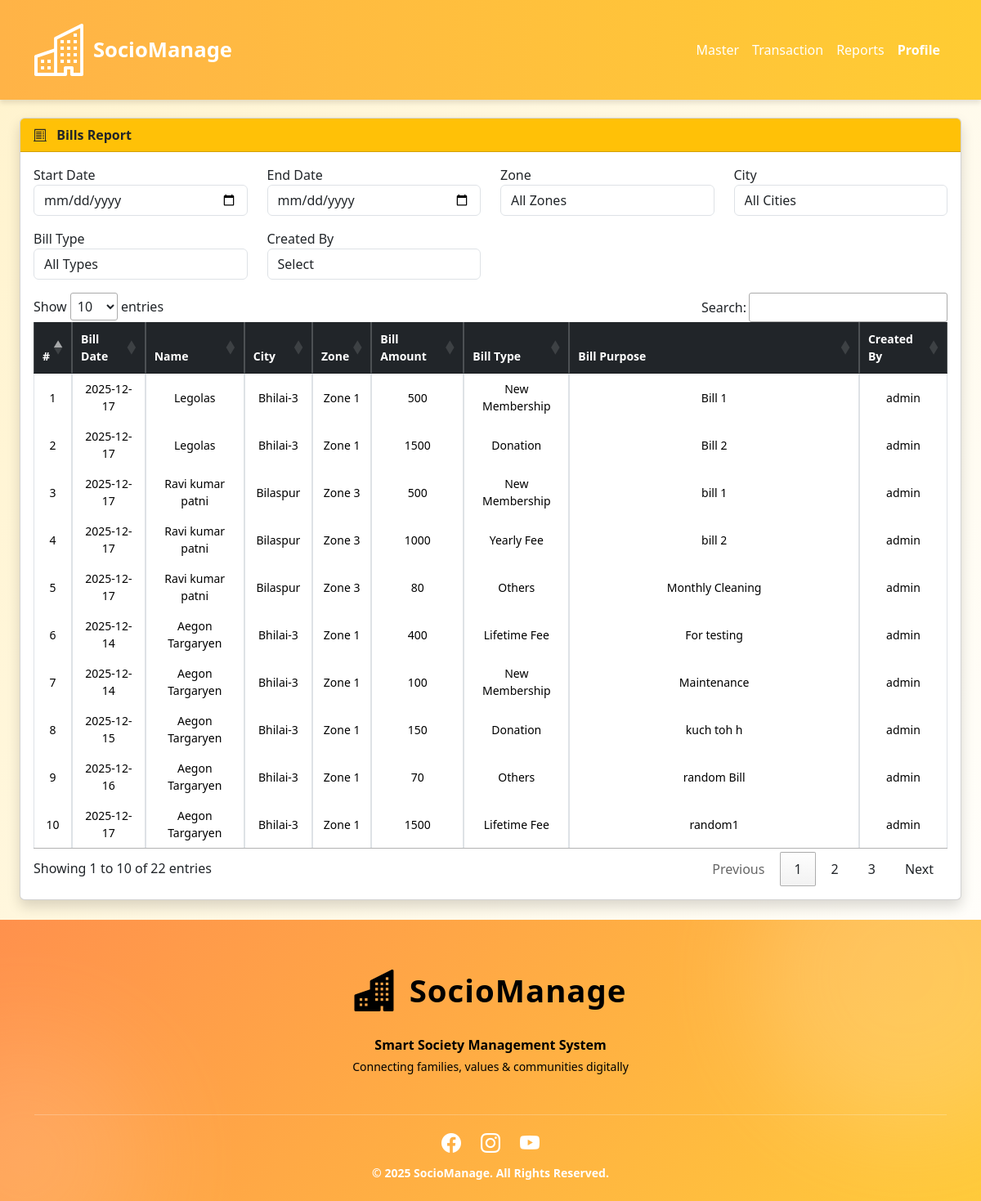
/reportBill.php (signed in), run on the app's committed database.
### tables this page shows
CREATE TABLE IF NOT EXISTS `sens_members` (
  `member_id` int NOT NULL AUTO_INCREMENT,
  `user_id` int NOT NULL,
  `zone_id` int NOT NULL,
  `city_id` int NOT NULL,
  `plan_id` int NOT NULL,
  `gender` varchar(20) NOT NULL,
  `dob` date NOT NULL,
  `membership_start` date DEFAULT NULL,
  `membership_end` date DEFAULT NULL,
  `phone` text NOT NULL,
  `address` text,
  `photo` varchar(255) DEFAULT 'default.png',
  `created_at` timestamp NULL DEFAULT CURRENT_TIMESTAMP,
  `fullname` text NOT NULL,
  `balance_amount` float NOT NULL,
  `created_by` varchar(100) DEFAULT NULL,
  `business` text NOT NULL,
  `education` text NOT NULL,
  `mstatus` int NOT NULL DEFAULT '1',
  PRIMARY KEY (`member_id`),
  KEY `user_id` (`user_id`),
  KEY `zone_id` (`zone_id`),
  KEY `city_id` (`city_id`),
  KEY `plan_id` (`plan_id`)
);

CREATE TABLE IF NOT EXISTS `sens_bills` (
  `bill_id` int NOT NULL AUTO_INCREMENT,
  `member_id` int NOT NULL,
  `bill_date` datetime NOT NULL,
  `bill_amount` int NOT NULL,
  `bill_purpose` text NOT NULL,
  `created_by` varchar(20) NOT NULL,
  `bill_type` varchar(20) NOT NULL,
  `bdate` datetime NOT NULL,
  PRIMARY KEY (`bill_id`)
);

CREATE TABLE IF NOT EXISTS `sens_cities` (
  `city_id` int NOT NULL AUTO_INCREMENT,
  `zone_id` int NOT NULL,
  `city_name` varchar(100) NOT NULL,
  `cstatus` int NOT NULL DEFAULT '1',
  `created_by` varchar(20) NOT NULL,
  PRIMARY KEY (`city_id`),
  KEY `zone_id` (`zone_id`)
);

CREATE TABLE IF NOT EXISTS `sens_zones` (
  `zone_id` int NOT NULL AUTO_INCREMENT,
  `zone_name` varchar(100) NOT NULL,
  `zstatus` int NOT NULL DEFAULT '1',
  `created_by` varchar(100) DEFAULT NULL,
  PRIMARY KEY (`zone_id`),
  UNIQUE KEY `name` (`zone_name`)
);

### reportBill.php (the view, shortened to what this page needs)
<?php
if(isset($_SESSION["uname"]) && $_SESSION["utype"]=='admin')
{
include("header.php");
include("connectdb.php");
?>
<main>
<div class="d-flex flex-column flex-lg-row">
    <div class="flex-grow-1 p-4">
        <div class="card shadow">
            <div class="card-header bg-warning fw-bold text-dark d-flex justify-content-between align-items-center">
                <span><i class="bi bi-receipt-cutoff me-2"></i> Bills Report</span>
            </div>
<div class="card-body">
    <div class="table-responsive mobile-table">
      <div class="row mb-3">
    <div class="col-md-3">
        <label>Start Date</label>
        <input type="date" id="startDate" class="form-control">
    </div>
    <div class="col-md-3">
        <label>End Date</label>
        <input type="date" id="endDate" class="form-control">
    </div>
    <div class="col-md-3">
        <label>Zone</label>
        <select id="filterZone" class="form-control">
            <option value="">All Zones</option>
        </select>
    </div>
    <div class="col-md-3">
        <label>City</label>
        <select id="filterCity" class="form-control">
            <option value="">All Cities</option>
        </select>
    </div>
<div class="col-md-3 mt-3">
    <label>Bill Type</label>
    <select id="filterType" class="form-control">
        <option value="">All Types</option>
    </select>
</div>
 <div class="col-md-3 mt-3">
        <label>Created By</label>
        <select id="createBill" class="form-control">
            <option value="">Select</option>
        </select>
    </div>
</div>
                <table class="table table-bordered table-hover align-middle text-center w-100" id="myBTable">
                    <thead class="table-dark">
                        <tr>
                            <th>#</th>
                            <th>Bill Date</th>
                            <th>Name</th>
                            <th>City</th>
                            <th>Zone</th>
                            <th>Bill Amount</th>
                            <th>Bill Type</th>
                            <th>Bill Purpose</th>
                            <th>Created By</th>
                        </tr>
                    </thead>
                    <tbody>
                        <?php
                        $i=1;
                        $query = "
                        SELECT m.member_id, m.fullname, u.email, c.city_name, z.zone_name, b.*
                        FROM sens_members m
                        JOIN sens_users u ON m.user_id = u.id
                        JOIN sens_cities c ON m.city_id = c.city_id
                        JOIN sens_zones z ON m.zone_id = z.zone_id
                        JOIN sens_bills b ON b.member_id=m.member_id
                        ORDER BY m.member_id DESC
                        ";
                        $result = mysqli_query($con, $query);
                        while($row = mysqli_fetch_assoc($result)) {
                        ?>
                        <tr>
                            <td><?= $i++ ?></td>
                            <td><?= date('Y-m-d', strtotime($row['bill_date'])) ?></td>
                            <td><?= htmlspecialchars($row['fullname']) ?></td>
                            <td><?= htmlspecialchars($row['city_name']) ?></td>
                            <td><?= htmlspecialchars($row['zone_name']) ?></td>
                            <td><?= htmlspecialchars($row['bill_amount']) ?></td>
                            <td><?= htmlspecialchars($row['bill_type']) ?></td>
                            <td><?= htmlspecialchars($row['bill_purpose']) ?></td>
                            <td><?= htmlspecialchars($row['created_by']) ?></td>
                        </tr>
                        <?php } ?>
                    </tbody>
                </table>
               </div>
            </div>
        </div>
    </div>
</div>
</main>
<?php include("footer.php"); } else { include("index.php"); } ?>

### style.css (style rules this page uses)
main { min-height: 500px; margin-top: 120px; }
body { background-color: #fff9e6; }
:root { --orange:#ff9800; --yellow:#ffc107; --cream:#fff3cd; --red:#dc3545; --green:#198754; }
body { background: linear-gradient(120deg, var(--cream), #fff); }
.mobile-table { overflow-x: auto; -webkit-overflow-scrolling: touch; width: 100%; }
table { min-width: 500px; }
td, th { white-space: normal !important; word-wrap: break-word; font-size: 14px; }

### header.php (style rules this page uses)
html, body { max-width: 100%; overflow-x: hidden !important; }

### data on the page
sens_members: sens_bills.bill_date "2025-12-17", fullname "Legolas", city.city_name "Bhilai-3", zone.zone_name "Zone 1", sens_bills.bill_amount "500", sens_bills.bill_type "New Membership", sens_bills.bill_purpose "Bill 1", sens_bills.created_by "admin", sens_bills.bill_amount "1500", sens_bills.bill_type "Donation", sens_bills.bill_purpose "Bill 2"
sens_members: sens_bills.bill_date "2025-12-17", fullname "Ravi kumar patni", city.city_name "Bilaspur", zone.zone_name "Zone 3", sens_bills.bill_amount "500", sens_bills.bill_type "New Membership", sens_bills.bill_purpose "bill 1", sens_bills.created_by "admin", sens_bills.bill_amount "1000", sens_bills.bill_type "Yearly Fee", sens_bills.bill_purpose "bill 2", sens_bills.bill_amount "80", sens_bills.bill_type "Others", sens_bills.bill_purpose "Monthly Cleaning"
sens_members: sens_bills.bill_date "2025-12-14", fullname "Aegon Targaryen", city.city_name "Bhilai-3", zone.zone_name "Zone 1", sens_bills.bill_amount "400", sens_bills.bill_type "Lifetime Fee", sens_bills.bill_purpose "For testing", sens_bills.created_by "admin", sens_bills.bill_amount "100", sens_bills.bill_type "New Membership", sens_bills.bill_purpose "Maintenance", sens_bills.bill_date "2025-12-15", sens_bills.bill_amount "150", sens_bills.bill_type "Donation", sens_bills.bill_purpose "kuch toh h", sens_bills.bill_date "2025-12-16", sens_bills.bill_amount "70", sens_bills.bill_type "Others", sens_bills.bill_purpose "random Bill", sens_bills.bill_date "2025-12-17", sens_bills.bill_amount "1500", sens_bills.bill_purpose "random1"
